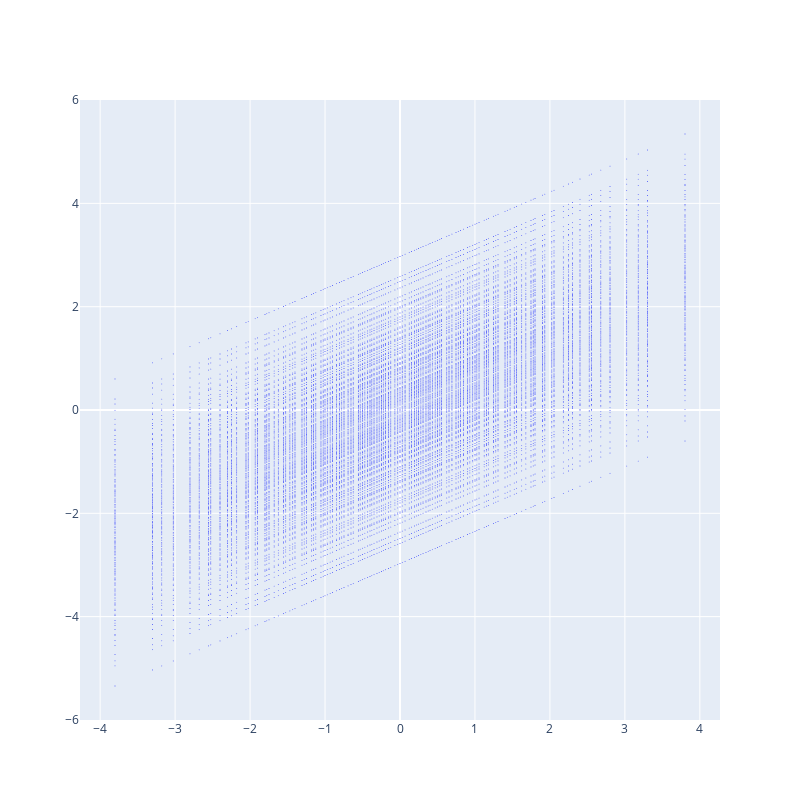

Source (notebook cell):
### Code cell
# _g = map(lambda d: (RR(d[0]), RR(d[1])), g)
_g = map(n2o, g)
x, y = zip(*_g)
N = len(g)

layout = go.Layout(width=800, height=800)

f = go.FigureWidget([go.Scattergl(x=x, y=y, mode='markers', marker_size=1.2)], layout=layout)
f.show()

### Figure 1 — Plotly figure (JSON) as saved in the notebook; plotly's stock layout.template omitted (floating-point values rounded to 4 significant figures; data arrays with more than 128 entries replaced by an {"elided": "..."} marker saying what was removed)
{"data": [{"marker": {"size": 1.2}, "mode": "markers", "type": "scattergl", "uid": "37c5071e-3db6-4b3e-9456-cbfe0bd33dc7", "x": {"elided": "15625 float values"}, "y": {"elided": "15625 float values"}}], "layout": {"height": 800, "width": 800, "xaxis": {"autorange": true, "range": [-4.269, 4.269], "type": "linear"}, "yaxis": {"autorange": true, "range": [-6.001, 6.001], "type": "linear"}}}
